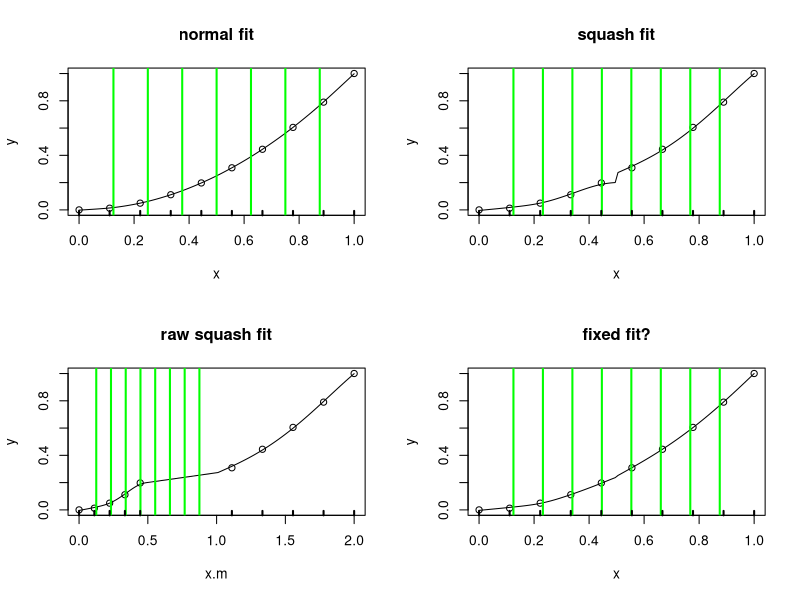

Write R code to recreate this figure.
# integration experiment.

# uses the functions from section 3.2.1 of the Red Book
# data
#size<-c(1.42,1.58,1.78,1.99,1.99,1.99,2.13,2.13,2.13, 
#2.32,2.32,2.32,2.32,2.32,2.43,2.43,2.78,2.98,2.98) 
#y<-c(4.0,4.2,2.5,2.6,2.8,2.4,3.2,2.4,2.6,4.8,2.9, 
#3.8,3.0,2.7,3.1,3.3,3.0,2.8,1.7) 
#x<-size-min(size);x<-x/max(x) 


# different data
x<-seq(0,1,len=10)
y<-x^2



#R(x,z)forcubicsplineon[0,1]
rk<-function(x,z){
   ((z-0.5)^2-1/12)*((x-0.5)^2-1/12)/4- 
      ((abs(x-z)-0.5)^4-(abs(x-z)-0.5)^2/2+7/240)/24 
} 

spl.X<-function(x,xk){
   #set up model matrix for cubic penalized regression spline
   q<-length(xk)+2 #numberofparameters 
   n<-length(x) #numberofdata 
   X<-matrix(1,n,q)#initializedmodelmatrix 
   X[,2]<-x #setsecondcolumntox 
   X[,3:q]<-outer(x,xk,FUN=rk)#andremainingtoR(x,xk) 
   X 
} 

spl.S<-function(xk){ 
   # set up the penalized regression spline penalty matrix, 
   # given knot sequence xk 
   q<-length(xk)+2;S<-matrix(0,q,q) # initialize matrix to 0 
   S[3:q,3:q]<-outer(xk,xk,FUN=rk) # fill in non-zero part 
   S 
} 

# A simple matrix square root 
mat.sqrt<-function(S){
   d<-eigen(S,symmetric=TRUE) 
   rS<-d$vectors%*%diag(d$values^0.5)%*%t(d$vectors) 
} 

# functiont of it penalized regression spline to x,y data, 
# with knots xk,given smoothing parameter, lambda. 
prs.fit<-function(y,x,xk,lambda) {
   q<-length(xk)+2 #dimension of basis 
   n<-length(x) #number of data 
   # create augmented model matrix.... 
   Xa<-rbind(spl.X(x,xk),mat.sqrt(spl.S(xk))*sqrt(lambda)) 
   y[(n+1):(n+q)]<-0 #augment the data vector 
   lm(y~Xa-1)#fit and return penalized regression spline 
} 

xp<-seq(0,1,len=120) # xvaluesforprediction 
xk<-1:7/8 #choosesomeknots 
#xk<-c(unique(x),1.3)
mod.2<-prs.fit(y,x,xk,0.0001)# fitpen.reg.spline 
Xp<-spl.X(xp,xk)#matrixtomapparamstofittedvaluesatxp 

par(mfrow=c(2,2))
#plot data & spl.fit 
plot(x,y, main="normal fit")
lines(xp,Xp%*%coef(mod.2))
abline(v=xk,col="green",lwd=2)
rug(x,lwd=2)

#########################################################################

# now crazy things happen
# move around the values of x and xk
xk<-seq(1/8,7/8,len=8) #choose some knots 
xp<-seq(0,1,len=100) # xvaluesforprediction 

# expansion/conraction factor
expf<-2

# simpler
x.m<-x
xp.m<-xp
xk.m<-xk
x.m[x.m>0.5]<-x.m[x.m>0.5]*expf
xp.m[xp.m>0.5]<-xp.m[xp.m>0.5]*expf

#xp.m<-sort(xp.m)

#xk.m[xk.m>0.5]<-xk.m[xk.m>0.5]*expf


mod.2<-prs.fit(y,x.m,xk.m,0.0001)# fitpen.reg.spline 
Xp.move<-spl.X(xp.m,xk.m)#matrix to map params to fitted values at xp 

#plot data & spl.fit 
plot(x,y, main="squash fit")
lines(xp,Xp.move%*%coef(mod.2))
abline(v=xk.m,col="green",lwd=2)
rug(x,lwd=2)

#S<-spl.S(xk.m)

# plot the raw fit without transform back
plot(x.m,y, main="raw squash fit")
lines(xp.m,Xp.move%*%coef(mod.2))
abline(v=xk.m,col="green",lwd=2)
rug(x.m,lwd=2)

#### fixing...

# 2nd differential of R
Rd<-function(x,z){1/12*(6*(z^2-z-abs(z-x)+(z-x)^2)+2)}
# product
RdRd<-function(x,xk1,xk2){Rd(x,xk1)*Rd(x,xk2)}
#integrate(Rdd,lower=0,upper=1,xk1=xk[1],xk2=xk[2])
#rk(xk[1],xk[2])

# function to integrate d^2/dx^2 R(x*_i,x*_j)
intR<-function(xk1,xk2,xk,xk.m,max.x){

   #intrange<-c(0,xk.m,max.x)

   #intrange1<-c(0,0.3,0.7,max.x)
   #intrange2<-c(0,0.3*expf,0.7-0.24,1)

   # find the weights
   #w<-abs(diff(intrange)/diff(c(0,1:7/8,1)))^4
   #w<-rep(1,length(intrange1))

   #w<-abs(diff(intrange1)/diff(intrange2))^4

   # bespoke
   intrange2<-c(0,0.5,1*expf)
   #w<-c(1,expf,0.14)
   w<-c(1,expf)

   #cat("w=",w,"\n")

   # return vector
   ret<-rep(0,length(intrange2))

   for(i in 1:(length(intrange2)-1)){
      ret[i]<-integrate(RdRd,lower=intrange2[i],upper=intrange2[i+1],
                        xk1=xk1,xk2=xk2)$value
      ret[i]<-ret[i]*w[i]^-6
   }
   sum(ret)
}


spl.S<-function(xk,xk.m,max.x){ 
   # set up the penalized regression spline penalty matrix, 
   # given knot sequence xk 
   q<-length(xk)+2
   S<-matrix(0,q,q) # initialize matrix to 0 

   T<-matrix(0,q-2,q-2)

   for(i in 1:(q-2)){
      for(j in 1:(q-2)){
         # compute integral of d^2/dx^2 R(x*_i,x*_j)
         T[i,j]<-intR(xk.m[i],xk.m[j],xk,xk.m,max.x)
      }
   }
  
   # by symmetry 
   #T<-T+t(T)-diag(T)

   S[3:q,3:q]<-T # fill in non-zero part 
   S
} 


prs.fit<-function(y,x,xk,xk.m,lambda) {
   q<-length(xk.m)+2 #dimension of basis 
   n<-length(x) #number of data 
   # create augmented model matrix.... 
   Xa<-rbind(spl.X(x,xk.m),mat.sqrt(spl.S(xk,xk.m,max(x)))*sqrt(lambda)) 
   y[(n+1):(n+q)]<-0 #augment the data vector 
   lm(y~Xa-1)#fit and return penalized regression spline 
} 

mod.2<-prs.fit(y,x.m,xk,xk.m,0.0001)# fitpen.reg.spline 
Xp.move<-spl.X(xp.m,xk.m)#matrix to map params to fitted values at xp 

#modS<-spl.S(xk.m,xk,max(x.m))

#plot data & spl.fit 
plot(x,y, main="fixed fit?")
lines(xp,Xp.move%*%coef(mod.2))
abline(v=xk.m,col="green",lwd=2)
rug(x,lwd=2)




## code to test the S calculation
#mod.2<-prs.fit(y,x,xk,xk,0.0001)# fitpen.reg.spline 
#Xp.move<-spl.X(xp,xk)#matrix to map params to fittedv alues at xp 
#
##plot data & spl.fit 
#plot(x,y, main="old fit, new S estimation")
#lines(xp,Xp.move%*%coef(mod.2))
#abline(v=xk,col="green",lwd=2)
#rug(x,lwd=2)






### dia
#plot(x,y)
#abline(v=0.3,col="green",lwd=3)
#abline(v=0.7,col="green",lwd=3)
#points(x[x>0.3 & x<0.7]*0.8,y=y[x>0.3 & x<0.7],pch=19,col="red")
#abline(v=0.3*0.8,col="red",lwd=3)
#abline(v=0.7*.8,col="red",lwd=3)
#points(x[x>0.7]-.24,y=y[x>0.7],pch=19,col="red")
